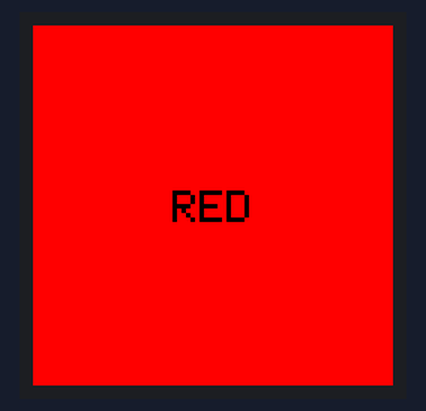
A sketch run on a simulated ESP32. On the bench: 240×240 colour display.

Above: at 0.3 s.
At 2.4 s:
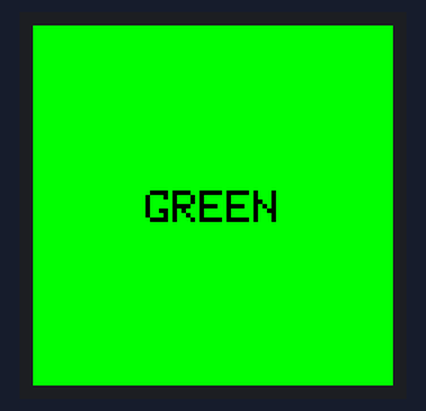
At 4.4 s:
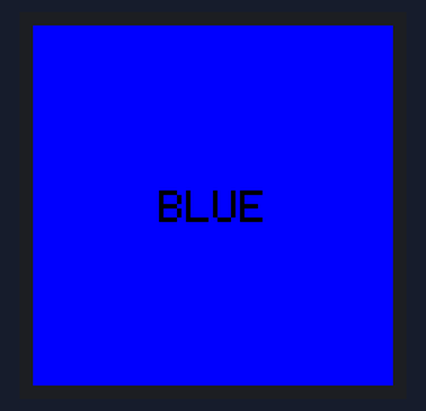
At 6.5 s:
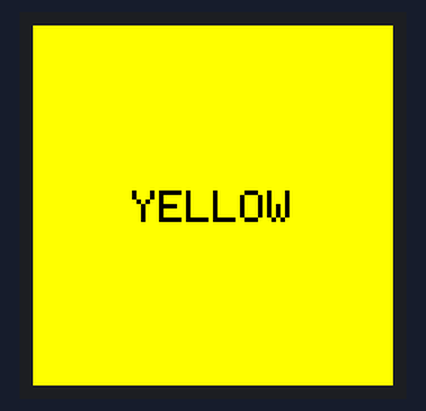
At 10.6 s:
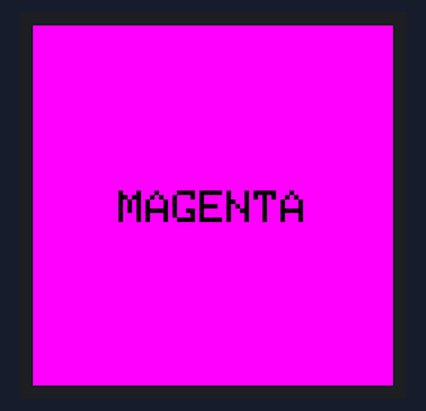
At 14.7 s:
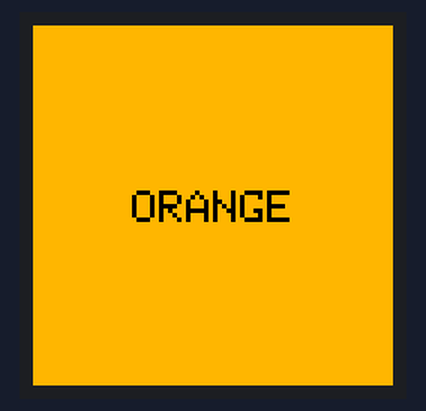

Measured:
- by itself, everything shown: repeats every 16.5 s, in 8 steps
- what the display in image 1 shows lasts 2.1 s, from 2.3 s to 4.4 s

The sketch:

esp_mini_screen_colors.ino
```cpp
#include <TFT_eSPI.h>

TFT_eSPI tft = TFT_eSPI();

// Массив цветов для заливки экрана
const uint16_t colors[] = {
  TFT_RED,
  TFT_GREEN,
  TFT_BLUE,
  TFT_YELLOW,
  TFT_CYAN,
  TFT_MAGENTA,
  TFT_WHITE,
  TFT_ORANGE
};

const char* colorNames[] = {
  "RED",
  "GREEN",
  "BLUE",
  "YELLOW",
  "CYAN",
  "MAGENTA",
  "WHITE",
  "ORANGE"
};

const int colorCount = sizeof(colors) / sizeof(colors[0]);

void setup() {
  tft.init();
  tft.setRotation(0);
  tft.fillScreen(TFT_BLACK);
}

void loop() {
  for (int i = 0; i < colorCount; i++) {
    // Заливаем экран цветом
    tft.fillScreen(colors[i]);

    // Выводим название цвета по центру
    tft.setTextColor(TFT_BLACK, colors[i]);
    tft.setTextSize(3);

    // Центрируем текст
    int16_t tw = tft.textWidth(colorNames[i]);
    int16_t x = (240 - tw) / 2;
    int16_t y = 110;

    tft.setCursor(x, y);
    tft.print(colorNames[i]);

    delay(2000);
  }
}
```
